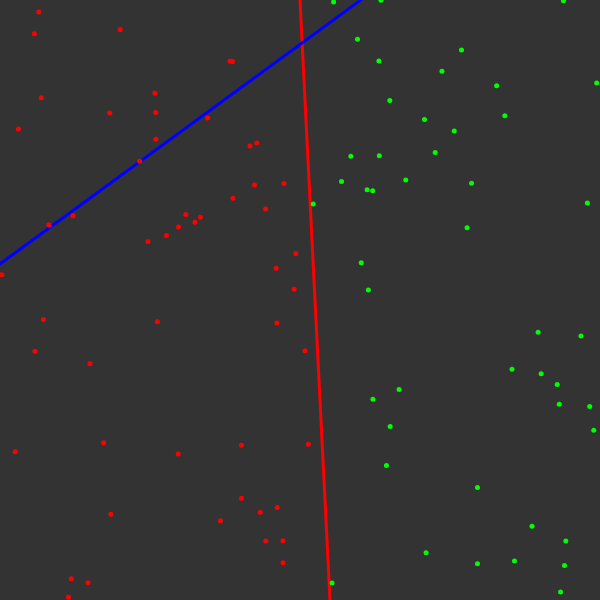
Frame 1 (no input)
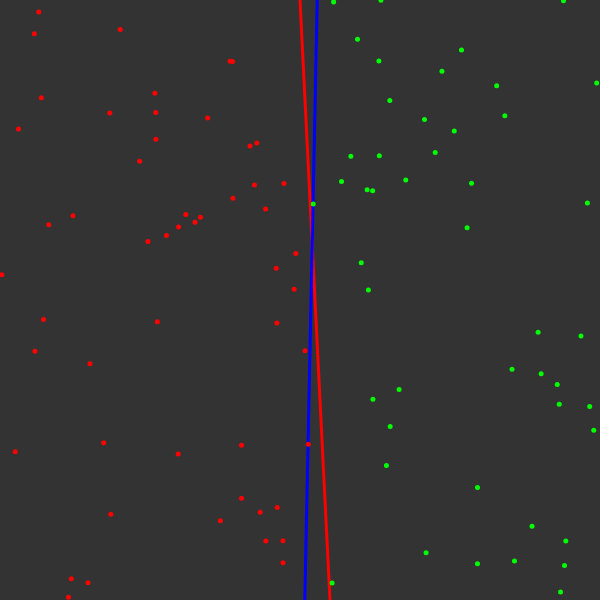
Frame 60 (no input)
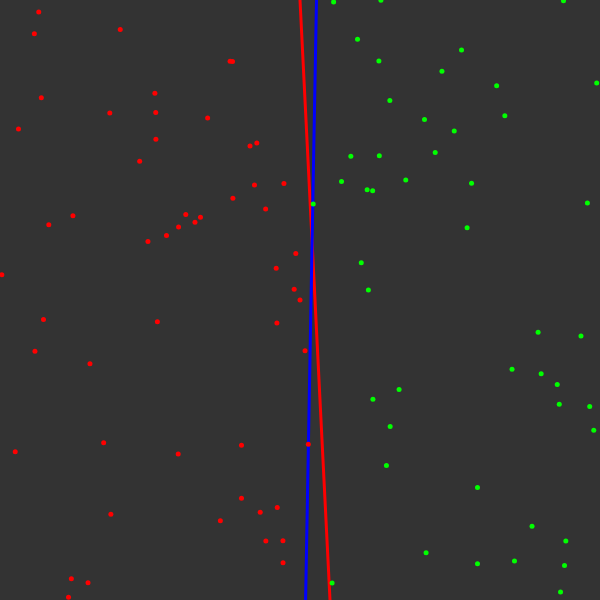
Frame 120 (the mouse pressed at the canvas centre since frame 60)

The p5.js sketch that drew these frames (run headless with seeded random() and noise() and a simulated clock; from frame 60 on, the mouse is pressed at the canvas centre):

// p5.js sketch
// ── sketch.js
var p;
var learning_rate = 0.001;
var points = [];

var xmin = -1;
var ymin = -1;
var xmax = 1;
var ymax = 1;

function f(x) {
  var m = -20;
  var b = 1;
  var y = m*x + b;
  return y;
}

function setup() {
  createCanvas(600,600);
  p = new Perceptron(3);
  p.randomizeWeights();
  for (var i = 0; i < 100; i++) {
    createPoint(random(xmin,xmax),random(ymin,ymax));
  }
}


function draw() {
  drawBackground();
  showPoints();
}

function drawBackground() {
  background(51);
  stroke(255,0,0);
  strokeWeight(3);
  var x1 = map(xmin, xmin, xmax, 0, width);
  var y1 = map(f(xmin), ymin, ymax, height, 0);
  var x2 = map(xmax, xmin, xmax, 0, width);
  var y2 = map(f(xmax), ymin, ymax, height, 0);
  line(x1, y1, x2, y2);

  //network's line:
  stroke(0,0,255);
  var w = p.weights;
  var x1 = xmin;
  var y1 = (-w[2] - w[0]*x1)/w[1];
  var x2 = xmax;
  var y2 = (-w[2] - w[0]*x2)/w[1];

  var x1 = map(x1, xmin, xmax, 0, width);
  var y1 = map(y1, ymin, ymax, height, 0);
  var x2 = map(x2, xmin, xmax, 0, width);
  var y2 = map(y2, ymin, ymax, height, 0);
  line(x1, y1, x2, y2);
}

function showPoints() {
  for (var i = 0; i < points.length; i++) {
    var pt = points[i];
    if (p.activate(pt.inputs) != pt.answer) {
      p.train(pt.inputs,pt.answer);
    }
    if (pt.answer == 1) {
      stroke(0,255,0);
    } else {
      stroke(255,0,0);
    }
    strokeWeight(5);
    var x = map(pt.inputs[0],xmin,xmax,0,width);
    var y = map(pt.inputs[1],ymin,ymax,height,0);
    point(x,y);
  }
}

function createPoint(x,y) {
  var answer;
  if (y > f(x)) {
    answer = 1;
  } else {
    answer = -1;
  }
  var pt = {
    inputs:[x,y,1],
    answer:answer
  }
  points.push(pt);
}

function mousePressed() {
  createPoint(map(mouseX,0,width,xmin,xmax),map(mouseY,height,0,ymin,ymax));
}

// ── perceptron.js
function Perceptron(num_inputs) {
  this.weights = [];
  this.randomizeWeights = function() {
    for (var i = 0; i < num_inputs; i++) {
      this.weights[i] = random(-1,1);
    }
  }
  this.guess = function(inputs) {
    var sum = 0;
    for (var i = 0; i < inputs.length; i++) {
      sum += inputs[i]*this.weights[i];
    }
    return sum
  }
  this.activate = function(inputs) {
    var guess = this.guess(inputs);
    if (guess > 0) {
      return 1;
    } else {
      return -1;
    }
  }
  this.train = function(inputs,expected_output) {
    var output = this.activate(inputs);
    var error = expected_output - output;
    for (var i = 0; i < inputs.length; i++) {
      this.weights[i] += error*inputs[i]*learning_rate;
    }
  }
}
